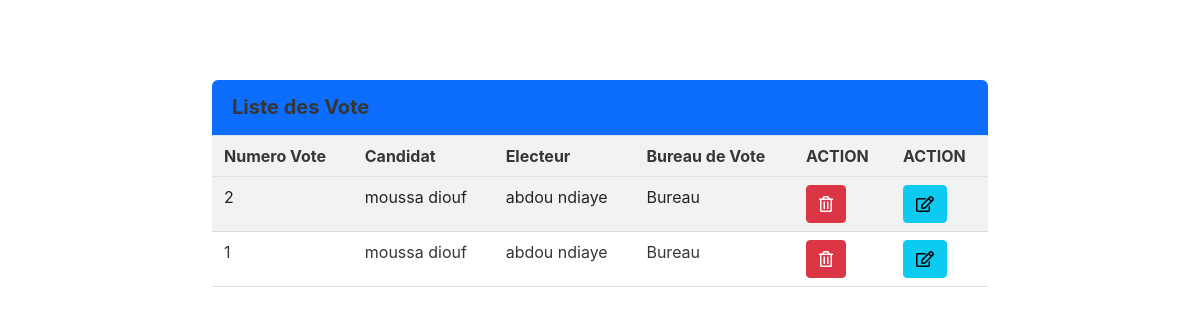
The app's page /view/vote/liste_vote.php with its own data.
### tables this page shows
CREATE TABLE IF NOT EXISTS `vote` (
  `id_vote` int NOT NULL AUTO_INCREMENT,
  `nom_candidat` varchar(100) NOT NULL,
  `id_candidat` int NOT NULL,
  `id_electeur` int NOT NULL,
  PRIMARY KEY (`id_vote`),
  KEY `id_candidat` (`id_candidat`),
  KEY `id_electeur` (`id_electeur`)
);

CREATE TABLE IF NOT EXISTS `candidat` (
  `id_candidat` int NOT NULL AUTO_INCREMENT,
  `nom_candidat` varchar(40) NOT NULL,
  `nom_partie` varchar(50) NOT NULL,
  PRIMARY KEY (`id_candidat`)
);

CREATE TABLE IF NOT EXISTS `electeur` (
  `id_electeur` int NOT NULL AUTO_INCREMENT,
  `nom_electeur` varchar(40) NOT NULL,
  `prenom_electeur` varchar(40) NOT NULL,
  `cni` double NOT NULL,
  `num_electeur` double NOT NULL,
  `sexe` varchar(30) NOT NULL,
  `date_nais` date NOT NULL,
  `lieu_nais` varchar(30) NOT NULL,
  `adress` varchar(30) NOT NULL,
  `commune` varchar(30) NOT NULL,
  `bureau_vote` varchar(30) NOT NULL,
  `type` varchar(40) NOT NULL DEFAULT 'electeur',
  `status_vote` tinyint(1) NOT NULL DEFAULT '0',
  `login` varchar(20) NOT NULL,
  `mdp` varchar(20) NOT NULL,
  PRIMARY KEY (`id_electeur`)
);

CREATE TABLE IF NOT EXISTS `bureau` (
  `id_bureau` int NOT NULL AUTO_INCREMENT,
  `nom_bureau` varchar(40) NOT NULL,
  `num_bureau` int NOT NULL,
  `id_commune` int NOT NULL,
  PRIMARY KEY (`id_bureau`),
  KEY `id_commune` (`id_commune`)
);

### model/vote.php (called while the page is built, shortened)
<?php
    class Vote{
       public static function listeVote(){
            $ob_connexion=new Connexion();
            $db=$ob_connexion->getDB();
            $ret=null;
            if (!is_null($db))
            {
               $sql="SELECT * From vote INNER JOIN candidat INNER JOIN electeur INNER JOIN bureau GROUP BY id_vote DESC";
               $resultat=$db->query($sql);
               $ret=$resultat->fetchAll(PDO::FETCH_ASSOC);
            }
          return $ret;
        }
    }
?>

### view/vote/liste_vote.php (the view, shortened to what this page needs)
<!DOCTYPE html>
<html lang="en">
<head>
    <link href="https://cdn.jsdelivr.net/npm/bootstrap@5.0.2/dist/css/bootstrap.min.css" rel="stylesheet">
    <link rel="stylesheet" href="https://cdn.jsdelivr.net/npm/bulma@0.9.3/css/bulma.min.css">
    <link rel="stylesheet" href="https://pro.fontawesome.com/releases/v5.10.0/css/all.css"/>
</head>
<body>
  <div class="container">
      <div class="row">
      <div class="col-md-10 offset-md-1" style="margin-top:80px">
      <div class="panel-heading bg-primary">Liste des Vote</div>
			<div class="panel-body">
				<table class="table table-bordered table-striped">
            <tr>
                <th>Numero Vote</th>
                <th>Candidat</th>
                <th>Electeur</th>
                <th>Bureau de Vote</th>
                <th>ACTION</th>
                <th>ACTION</th>
            </tr>
            <tr>
                <?php
                  require_once "model/vote.php";
                  $liste_vote=Vote::listeVote();
                  foreach($liste_vote as $vote){
                    echo"<tr>
                            <td>$vote[id_vote]</td>
                            <td>$vote[nom_candidat]</td>
                            <td>$vote[prenom_electeur]&nbsp;$vote[nom_electeur]</td>
                            <td>$vote[nom_bureau]</td>
                            <td><a href='controller/voteController.php&id_vote=$vote[id_vote]' class='btn btn-danger'><i class='far fa-trash-alt'></i><a/></td>
                            <td><a href='?page=editvote&id_vote=$vote[id_vote]' class='btn btn-info '><i class='far fa-edit'></i><a/></td>
                      </tr>";
                  }
                ?>
            </tr>
       </table>
       </div>
      </div>
   </div>
  </div>
</body>
</html>

### records on screen
vote: id_vote "2", id_candidat.nom_candidat "moussa diouf", electeur.prenom_electeur "abdou", electeur.nom_electeur "ndiaye", bureau.nom_bureau "Bureau"
vote: id_vote "1", candidat.nom_candidat "moussa diouf", id_electeur.prenom_electeur "abdou", id_electeur.nom_electeur "ndiaye", bureau.nom_bureau "Bureau"
